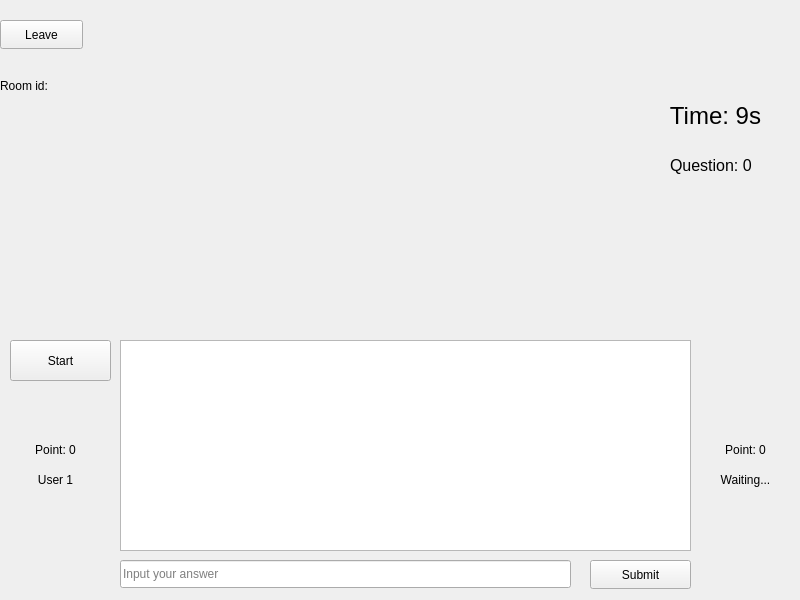
<?xml version="1.0" encoding="UTF-8"?>
<ui version="4.0">
 <class>Room</class>
 <widget class="QWidget" name="Room">
  <property name="geometry">
   <rect>
    <x>0</x>
    <y>0</y>
    <width>800</width>
    <height>600</height>
   </rect>
  </property>
  <property name="windowTitle">
   <string>Form</string>
  </property>
  <widget class="QStackedWidget" name="stackedWidget">
   <property name="geometry">
    <rect>
     <x>0</x>
     <y>10</y>
     <width>800</width>
     <height>600</height>
    </rect>
   </property>
   <property name="currentIndex">
    <number>2</number>
   </property>
   <widget class="QWidget" name="MainRoom">
    <widget class="QLabel" name="label">
     <property name="geometry">
      <rect>
       <x>250</x>
       <y>190</y>
       <width>301</width>
       <height>31</height>
      </rect>
     </property>
     <property name="text">
      <string>Welcome To Our Project (Huy + Dang + Khoi)</string>
     </property>
    </widget>
    <widget class="QPushButton" name="createRoom">
     <property name="geometry">
      <rect>
       <x>240</x>
       <y>260</y>
       <width>311</width>
       <height>61</height>
      </rect>
     </property>
     <property name="text">
      <string>Create Room</string>
     </property>
    </widget>
    <widget class="QPushButton" name="joinRoom">
     <property name="geometry">
      <rect>
       <x>240</x>
       <y>340</y>
       <width>311</width>
       <height>61</height>
      </rect>
     </property>
     <property name="text">
      <string>Join Room</string>
     </property>
    </widget>
    <widget class="QPushButton" name="logoutButton">
     <property name="geometry">
      <rect>
       <x>620</x>
       <y>30</y>
       <width>161</width>
       <height>51</height>
      </rect>
     </property>
     <property name="text">
      <string>Logout</string>
     </property>
    </widget>
   </widget>
   <widget class="QWidget" name="ListRoom"/>
   <widget class="QWidget" name="RoomDetail">
    <widget class="QLabel" name="questionImage">
     <property name="geometry">
      <rect>
       <x>160</x>
       <y>10</y>
       <width>471</width>
       <height>301</height>
      </rect>
     </property>
     <property name="text">
      <string/>
     </property>
     <property name="pixmap">
      <pixmap>../images/waiting_image.webp</pixmap>
     </property>
     <property name="scaledContents">
      <bool>true</bool>
     </property>
    </widget>
    <widget class="QPushButton" name="leaveRoom">
     <property name="geometry">
      <rect>
       <x>0</x>
       <y>10</y>
       <width>83</width>
       <height>29</height>
      </rect>
     </property>
     <property name="text">
      <string>Leave</string>
     </property>
    </widget>
    <widget class="QTextEdit" name="chatView">
     <property name="geometry">
      <rect>
       <x>120</x>
       <y>330</y>
       <width>571</width>
       <height>211</height>
      </rect>
     </property>
    </widget>
    <widget class="QLabel" name="timer">
     <property name="geometry">
      <rect>
       <x>660</x>
       <y>90</y>
       <width>111</width>
       <height>31</height>
      </rect>
     </property>
     <property name="styleSheet">
      <string notr="true">font-size: 24px; color: black;</string>
     </property>
     <property name="text">
      <string>Time: 9s</string>
     </property>
     <property name="scaledContents">
      <bool>false</bool>
     </property>
     <property name="alignment">
      <set>Qt::AlignCenter</set>
     </property>
    </widget>
    <widget class="QLineEdit" name="inputAnswer">
     <property name="geometry">
      <rect>
       <x>120</x>
       <y>550</y>
       <width>451</width>
       <height>28</height>
      </rect>
     </property>
     <property name="placeholderText">
      <string>Input your answer</string>
     </property>
    </widget>
    <widget class="QPushButton" name="submitAnswer">
     <property name="geometry">
      <rect>
       <x>590</x>
       <y>550</y>
       <width>101</width>
       <height>29</height>
      </rect>
     </property>
     <property name="text">
      <string>Submit</string>
     </property>
    </widget>
    <widget class="QLabel" name="playerOneAvt">
     <property name="geometry">
      <rect>
       <x>10</x>
       <y>490</y>
       <width>91</width>
       <height>91</height>
      </rect>
     </property>
     <property name="text">
      <string/>
     </property>
     <property name="pixmap">
      <pixmap>C:/Users/USER/Desktop/30soccer-ronaldo-1-76fd-mobileMasterAt3x.jpg</pixmap>
     </property>
     <property name="scaledContents">
      <bool>true</bool>
     </property>
    </widget>
    <widget class="QLabel" name="playerTwoAvt">
     <property name="geometry">
      <rect>
       <x>700</x>
       <y>490</y>
       <width>91</width>
       <height>91</height>
      </rect>
     </property>
     <property name="text">
      <string/>
     </property>
     <property name="pixmap">
      <pixmap>C:/Users/USER/Desktop/avatar-1606916__341.jpg</pixmap>
     </property>
     <property name="scaledContents">
      <bool>true</bool>
     </property>
    </widget>
    <widget class="QLabel" name="userOne">
     <property name="geometry">
      <rect>
       <x>10</x>
       <y>460</y>
       <width>91</width>
       <height>20</height>
      </rect>
     </property>
     <property name="text">
      <string>User 1</string>
     </property>
     <property name="alignment">
      <set>Qt::AlignCenter</set>
     </property>
    </widget>
    <widget class="QLabel" name="userTwo">
     <property name="geometry">
      <rect>
       <x>700</x>
       <y>460</y>
       <width>91</width>
       <height>20</height>
      </rect>
     </property>
     <property name="text">
      <string>Waiting...</string>
     </property>
     <property name="alignment">
      <set>Qt::AlignCenter</set>
     </property>
    </widget>
    <widget class="QLabel" name="pointOne">
     <property name="geometry">
      <rect>
       <x>10</x>
       <y>430</y>
       <width>91</width>
       <height>20</height>
      </rect>
     </property>
     <property name="text">
      <string>Point: 0</string>
     </property>
     <property name="alignment">
      <set>Qt::AlignCenter</set>
     </property>
    </widget>
    <widget class="QLabel" name="pointTwo">
     <property name="geometry">
      <rect>
       <x>700</x>
       <y>430</y>
       <width>91</width>
       <height>20</height>
      </rect>
     </property>
     <property name="text">
      <string>Point: 0</string>
     </property>
     <property name="alignment">
      <set>Qt::AlignCenter</set>
     </property>
    </widget>
    <widget class="QLabel" name="questionIndex">
     <property name="geometry">
      <rect>
       <x>670</x>
       <y>140</y>
       <width>111</width>
       <height>31</height>
      </rect>
     </property>
     <property name="styleSheet">
      <string notr="true">font-size: 16px; color: black;</string>
     </property>
     <property name="text">
      <string>Question: 0</string>
     </property>
     <property name="scaledContents">
      <bool>false</bool>
     </property>
     <property name="alignment">
      <set>Qt::AlignLeading|Qt::AlignLeft|Qt::AlignVCenter</set>
     </property>
    </widget>
    <widget class="QPushButton" name="startButton">
     <property name="geometry">
      <rect>
       <x>10</x>
       <y>330</y>
       <width>101</width>
       <height>41</height>
      </rect>
     </property>
     <property name="text">
      <string>Start</string>
     </property>
    </widget>
    <widget class="QLabel" name="roomId">
     <property name="geometry">
      <rect>
       <x>0</x>
       <y>60</y>
       <width>141</width>
       <height>31</height>
      </rect>
     </property>
     <property name="text">
      <string>Room id:</string>
     </property>
    </widget>
   </widget>
  </widget>
 </widget>
 <resources/>
 <connections/>
</ui>
